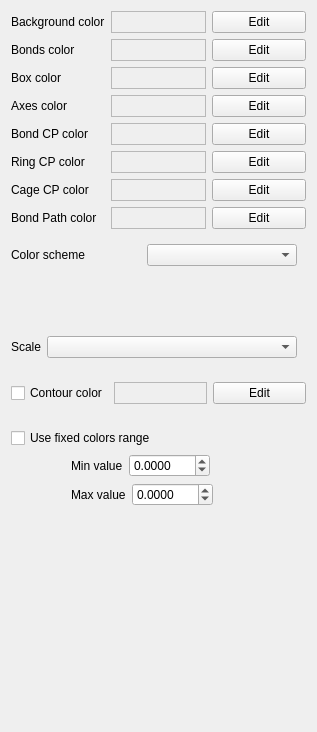
              <widget class="QWidget" name="tab_41">
               <attribute name="title">
                <string>Other Colors</string>
               </attribute>
               <layout class="QVBoxLayout" name="verticalLayout_17">
                <item>
                 <widget class="QFrame" name="frame_144">
                  <property name="minimumSize">
                   <size>
                    <width>0</width>
                    <height>0</height>
                   </size>
                  </property>
                  <property name="frameShape">
                   <enum>QFrame::NoFrame</enum>
                  </property>
                  <property name="frameShadow">
                   <enum>QFrame::Raised</enum>
                  </property>
                  <layout class="QHBoxLayout" name="horizontalLayout_101">
                   <property name="leftMargin">
                    <number>0</number>
                   </property>
                   <property name="topMargin">
                    <number>0</number>
                   </property>
                   <property name="rightMargin">
                    <number>0</number>
                   </property>
                   <property name="bottomMargin">
                    <number>0</number>
                   </property>
                   <item>
                    <widget class="QLabel" name="label_106">
                     <property name="text">
                      <string>Background color</string>
                     </property>
                    </widget>
                   </item>
                   <item>
                    <widget class="QFrame" name="ColorBackground">
                     <property name="frameShape">
                      <enum>QFrame::StyledPanel</enum>
                     </property>
                     <property name="frameShadow">
                      <enum>QFrame::Raised</enum>
                     </property>
                    </widget>
                   </item>
                   <item>
                    <widget class="QPushButton" name="ColorBackgroundDialogButton">
                     <property name="text">
                      <string>Edit</string>
                     </property>
                     <property name="checkable">
                      <bool>false</bool>
                     </property>
                     <property name="checked">
                      <bool>false</bool>
                     </property>
                    </widget>
                   </item>
                  </layout>
                 </widget>
                </item>
                <item>
                 <widget class="QFrame" name="frame_77">
                  <property name="minimumSize">
                   <size>
                    <width>0</width>
                    <height>0</height>
                   </size>
                  </property>
                  <property name="frameShape">
                   <enum>QFrame::NoFrame</enum>
                  </property>
                  <property name="frameShadow">
                   <enum>QFrame::Raised</enum>
                  </property>
                  <layout class="QHBoxLayout" name="horizontalLayout_80">
                   <property name="leftMargin">
                    <number>0</number>
                   </property>
                   <property name="topMargin">
                    <number>0</number>
                   </property>
                   <property name="rightMargin">
                    <number>0</number>
                   </property>
                   <property name="bottomMargin">
                    <number>0</number>
                   </property>
                   <item>
                    <widget class="QLabel" name="label_17">
                     <property name="text">
                      <string>Bonds color</string>
                     </property>
                    </widget>
                   </item>
                   <item>
                    <widget class="QFrame" name="ColorBond">
                     <property name="frameShape">
                      <enum>QFrame::StyledPanel</enum>
                     </property>
                     <property name="frameShadow">
                      <enum>QFrame::Raised</enum>
                     </property>
                    </widget>
                   </item>
                   <item>
                    <widget class="QPushButton" name="ColorBondDialogButton">
                     <property name="text">
                      <string>Edit</string>
                     </property>
                     <property name="checkable">
                      <bool>false</bool>
                     </property>
                     <property name="checked">
                      <bool>false</bool>
                     </property>
                    </widget>
                   </item>
                  </layout>
                 </widget>
                </item>
                <item>
                 <widget class="QFrame" name="frame_78">
                  <property name="minimumSize">
                   <size>
                    <width>0</width>
                    <height>0</height>
                   </size>
                  </property>
                  <property name="frameShape">
                   <enum>QFrame::NoFrame</enum>
                  </property>
                  <property name="frameShadow">
                   <enum>QFrame::Raised</enum>
                  </property>
                  <layout class="QHBoxLayout" name="horizontalLayout_81">
                   <property name="leftMargin">
                    <number>0</number>
                   </property>
                   <property name="topMargin">
                    <number>0</number>
                   </property>
                   <property name="rightMargin">
                    <number>0</number>
                   </property>
                   <property name="bottomMargin">
                    <number>0</number>
                   </property>
                   <item>
                    <widget class="QLabel" name="label_19">
                     <property name="text">
                      <string>Box color</string>
                     </property>
                    </widget>
                   </item>
                   <item>
                    <widget class="QFrame" name="ColorBox">
                     <property name="frameShape">
                      <enum>QFrame::StyledPanel</enum>
                     </property>
                     <property name="frameShadow">
                      <enum>QFrame::Raised</enum>
                     </property>
                    </widget>
                   </item>
                   <item>
                    <widget class="QPushButton" name="ColorBoxDialogButton">
                     <property name="text">
                      <string>Edit</string>
                     </property>
                     <property name="checkable">
                      <bool>false</bool>
                     </property>
                     <property name="checked">
                      <bool>false</bool>
                     </property>
                    </widget>
                   </item>
                  </layout>
                 </widget>
                </item>
                <item>
                 <widget class="QFrame" name="frame_79">
                  <property name="minimumSize">
                   <size>
                    <width>0</width>
                    <height>0</height>
                   </size>
                  </property>
                  <property name="frameShape">
                   <enum>QFrame::NoFrame</enum>
                  </property>
                  <property name="frameShadow">
                   <enum>QFrame::Raised</enum>
                  </property>
                  <layout class="QHBoxLayout" name="horizontalLayout_82">
                   <property name="leftMargin">
                    <number>0</number>
                   </property>
                   <property name="topMargin">
                    <number>0</number>
                   </property>
                   <property name="rightMargin">
                    <number>0</number>
                   </property>
                   <property name="bottomMargin">
                    <number>0</number>
                   </property>
                   <item>
                    <widget class="QLabel" name="label_18">
                     <property name="text">
                      <string>Axes color</string>
                     </property>
                    </widget>
                   </item>
                   <item>
                    <widget class="QFrame" name="ColorAxes">
                     <property name="frameShape">
                      <enum>QFrame::StyledPanel</enum>
                     </property>
                     <property name="frameShadow">
                      <enum>QFrame::Raised</enum>
                     </property>
                    </widget>
                   </item>
                   <item>
                    <widget class="QPushButton" name="ColorAxesDialogButton">
                     <property name="text">
                      <string>Edit</string>
                     </property>
                     <property name="checkable">
                      <bool>false</bool>
                     </property>
                     <property name="checked">
                      <bool>false</bool>
                     </property>
                    </widget>
                   </item>
                  </layout>
                 </widget>
                </item>
                <item>
                 <widget class="QFrame" name="frame_10">
                  <property name="minimumSize">
                   <size>
                    <width>0</width>
                    <height>0</height>
                   </size>
                  </property>
                  <property name="maximumSize">
                   <size>
                    <width>16777215</width>
                    <height>16777215</height>
                   </size>
                  </property>
                  <property name="frameShape">
                   <enum>QFrame::NoFrame</enum>
                  </property>
                  <property name="frameShadow">
                   <enum>QFrame::Raised</enum>
                  </property>
                  <layout class="QHBoxLayout" name="horizontalLayout_83">
                   <property name="leftMargin">
                    <number>0</number>
                   </property>
                   <property name="topMargin">
                    <number>0</number>
                   </property>
                   <property name="rightMargin">
                    <number>0</number>
                   </property>
                   <property name="bottomMargin">
                    <number>0</number>
                   </property>
                   <item>
                    <widget class="QLabel" name="label_27">
                     <property name="text">
                      <string>Bond CP color</string>
                     </property>
                    </widget>
                   </item>
                   <item>
                    <widget class="QFrame" name="color_bond_cp">
                     <property name="frameShape">
                      <enum>QFrame::StyledPanel</enum>
                     </property>
                     <property name="frameShadow">
                      <enum>QFrame::Raised</enum>
                     </property>
                    </widget>
                   </item>
                   <item>
                    <widget class="QPushButton" name="color_bond_cp_button">
                     <property name="text">
                      <string>Edit</string>
                     </property>
                     <property name="checkable">
                      <bool>false</bool>
                     </property>
                     <property name="checked">
                      <bool>false</bool>
                     </property>
                    </widget>
                   </item>
                  </layout>
                 </widget>
                </item>
                <item>
                 <widget class="QFrame" name="frame_11">
                  <property name="minimumSize">
                   <size>
                    <width>0</width>
                    <height>0</height>
                   </size>
                  </property>
                  <property name="maximumSize">
                   <size>
                    <width>16777215</width>
                    <height>16777215</height>
                   </size>
                  </property>
                  <property name="frameShape">
                   <enum>QFrame::NoFrame</enum>
                  </property>
                  <property name="frameShadow">
                   <enum>QFrame::Raised</enum>
                  </property>
                  <layout class="QHBoxLayout" name="horizontalLayout_87">
                   <property name="leftMargin">
                    <number>0</number>
                   </property>
                   <property name="topMargin">
                    <number>0</number>
                   </property>
                   <property name="rightMargin">
                    <number>0</number>
                   </property>
                   <property name="bottomMargin">
                    <number>0</number>
                   </property>
                   <item>
                    <widget class="QLabel" name="label_33">
                     <property name="text">
                      <string>Ring CP color</string>
                     </property>
                    </widget>
                   </item>
                   <item>
                    <widget class="QFrame" name="color_ring_cp">
                     <property name="frameShape">
                      <enum>QFrame::StyledPanel</enum>
                     </property>
                     <property name="frameShadow">
                      <enum>QFrame::Raised</enum>
                     </property>
                    </widget>
                   </item>
                   <item>
                    <widget class="QPushButton" name="color_ring_cp_button">
                     <property name="text">
                      <string>Edit</string>
                     </property>
                     <property name="checkable">
                      <bool>false</bool>
                     </property>
                     <property name="checked">
                      <bool>false</bool>
                     </property>
                    </widget>
                   </item>
                  </layout>
                 </widget>
                </item>
                <item>
                 <widget class="QFrame" name="frame_12">
                  <property name="minimumSize">
                   <size>
                    <width>0</width>
                    <height>0</height>
                   </size>
                  </property>
                  <property name="maximumSize">
                   <size>
                    <width>16777215</width>
                    <height>16777215</height>
                   </size>
                  </property>
                  <property name="frameShape">
                   <enum>QFrame::NoFrame</enum>
                  </property>
                  <property name="frameShadow">
                   <enum>QFrame::Raised</enum>
                  </property>
                  <layout class="QHBoxLayout" name="horizontalLayout_91">
                   <property name="leftMargin">
                    <number>0</number>
                   </property>
                   <property name="topMargin">
                    <number>0</number>
                   </property>
                   <property name="rightMargin">
                    <number>0</number>
                   </property>
                   <property name="bottomMargin">
                    <number>0</number>
                   </property>
                   <item>
                    <widget class="QLabel" name="label_35">
                     <property name="text">
                      <string>Cage CP color</string>
                     </property>
                    </widget>
                   </item>
                   <item>
                    <widget class="QFrame" name="color_cage_cp">
                     <property name="frameShape">
                      <enum>QFrame::StyledPanel</enum>
                     </property>
                     <property name="frameShadow">
                      <enum>QFrame::Raised</enum>
                     </property>
                    </widget>
                   </item>
                   <item>
                    <widget class="QPushButton" name="color_cage_cp_button">
                     <property name="text">
                      <string>Edit</string>
                     </property>
                     <property name="checkable">
                      <bool>false</bool>
                     </property>
                     <property name="checked">
                      <bool>false</bool>
                     </property>
                    </widget>
                   </item>
                  </layout>
                 </widget>
                </item>
                <item>
                 <widget class="QFrame" name="frame_13">
                  <property name="minimumSize">
                   <size>
                    <width>0</width>
                    <height>0</height>
                   </size>
                  </property>
                  <property name="maximumSize">
                   <size>
                    <width>16777215</width>
                    <height>16777215</height>
                   </size>
                  </property>
                  <property name="frameShape">
                   <enum>QFrame::NoFrame</enum>
                  </property>
                  <property name="frameShadow">
                   <enum>QFrame::Raised</enum>
                  </property>
                  <layout class="QHBoxLayout" name="horizontalLayout_92">
                   <property name="leftMargin">
                    <number>0</number>
                   </property>
                   <property name="topMargin">
                    <number>0</number>
                   </property>
                   <property name="rightMargin">
                    <number>0</number>
                   </property>
                   <property name="bottomMargin">
                    <number>0</number>
                   </property>
                   <item>
                    <widget class="QLabel" name="label_36">
                     <property name="text">
                      <string>Bond Path color</string>
                     </property>
                    </widget>
                   </item>
                   <item>
                    <widget class="QFrame" name="color_bond_path">
                     <property name="frameShape">
                      <enum>QFrame::StyledPanel</enum>
                     </property>
                     <property name="frameShadow">
                      <enum>QFrame::Raised</enum>
                     </property>
                    </widget>
                   </item>
                   <item>
                    <widget class="QPushButton" name="color_bond_path_button">
                     <property name="text">
                      <string>Edit</string>
                     </property>
                     <property name="checkable">
                      <bool>false</bool>
                     </property>
                     <property name="checked">
                      <bool>false</bool>
                     </property>
                    </widget>
                   </item>
                  </layout>
                 </widget>
                </item>
                <item>
                 <widget class="QFrame" name="frame_76">
                  <property name="maximumSize">
                   <size>
                    <width>16777215</width>
                    <height>16777215</height>
                   </size>
                  </property>
                  <property name="frameShape">
                   <enum>QFrame::NoFrame</enum>
                  </property>
                  <property name="frameShadow">
                   <enum>QFrame::Raised</enum>
                  </property>
                  <layout class="QHBoxLayout" name="horizontalLayout_77">
                   <property name="leftMargin">
                    <number>0</number>
                   </property>
                   <item>
                    <widget class="QLabel" name="label_29">
                     <property name="text">
                      <string>Color scheme</string>
                     </property>
                     <property name="alignment">
                      <set>Qt::AlignLeading|Qt::AlignLeft|Qt::AlignVCenter</set>
                     </property>
                    </widget>
                   </item>
                   <item>
                    <widget class="QComboBox" name="FormSettingsColorsScale">
                     <property name="minimumSize">
                      <size>
                       <width>150</width>
                       <height>0</height>
                      </size>
                     </property>
                     <property name="editable">
                      <bool>false</bool>
                     </property>
                     <property name="currentText">
                      <string/>
                     </property>
                    </widget>
                   </item>
                  </layout>
                 </widget>
                </item>
                <item>
                 <widget class="PyqtGraphWidgetImage" name="ColorRow" native="true">
                  <property name="sizePolicy">
                   <sizepolicy hsizetype="Expanding" vsizetype="Expanding">
                    <horstretch>0</horstretch>
                    <verstretch>0</verstretch>
                   </sizepolicy>
                  </property>
                  <property name="minimumSize">
                   <size>
                    <width>0</width>
                    <height>40</height>
                   </size>
                  </property>
                  <property name="maximumSize">
                   <size>
                    <width>16777215</width>
                    <height>40</height>
                   </size>
                  </property>
                 </widget>
                </item>
                <item>
                 <widget class="QFrame" name="frame_102">
                  <property name="frameShape">
                   <enum>QFrame::NoFrame</enum>
                  </property>
                  <property name="frameShadow">
                   <enum>QFrame::Raised</enum>
                  </property>
                  <layout class="QHBoxLayout" name="horizontalLayout_106">
                   <property name="leftMargin">
                    <number>0</number>
                   </property>
                   <item>
                    <widget class="QLabel" name="label_14">
                     <property name="text">
                      <string>Scale</string>
                     </property>
                     <property name="alignment">
                      <set>Qt::AlignLeading|Qt::AlignLeft|Qt::AlignVCenter</set>
                     </property>
                    </widget>
                   </item>
                   <item>
                    <widget class="QComboBox" name="FormSettingsColorsScaleType">
                     <property name="minimumSize">
                      <size>
                       <width>250</width>
                       <height>0</height>
                      </size>
                     </property>
                     <property name="editable">
                      <bool>false</bool>
                     </property>
                     <property name="currentText">
                      <string/>
                     </property>
                    </widget>
                   </item>
                  </layout>
                 </widget>
                </item>
                <item>
                 <widget class="QFrame" name="frame_72">
                  <property name="minimumSize">
                   <size>
                    <width>0</width>
                    <height>0</height>
                   </size>
                  </property>
                  <property name="maximumSize">
                   <size>
                    <width>16777215</width>
                    <height>16777215</height>
                   </size>
                  </property>
                  <property name="frameShape">
                   <enum>QFrame::NoFrame</enum>
                  </property>
                  <property name="frameShadow">
                   <enum>QFrame::Raised</enum>
                  </property>
                  <layout class="QHBoxLayout" name="horizontalLayout_78">
                   <property name="leftMargin">
                    <number>0</number>
                   </property>
                   <property name="rightMargin">
                    <number>0</number>
                   </property>
                   <item>
                    <widget class="QCheckBox" name="FormSettingsContourColorFixed">
                     <property name="text">
                      <string>Contour color</string>
                     </property>
                    </widget>
                   </item>
                   <item>
                    <widget class="QFrame" name="ColorContour">
                     <property name="frameShape">
                      <enum>QFrame::StyledPanel</enum>
                     </property>
                     <property name="frameShadow">
                      <enum>QFrame::Raised</enum>
                     </property>
                    </widget>
                   </item>
                   <item>
                    <widget class="QPushButton" name="ColorContourDialogButton">
                     <property name="text">
                      <string>Edit</string>
                     </property>
                     <property name="checkable">
                      <bool>false</bool>
                     </property>
                     <property name="checked">
                      <bool>false</bool>
                     </property>
                    </widget>
                   </item>
                  </layout>
                 </widget>
                </item>
                <item>
                 <widget class="QFrame" name="frame_5">
                  <property name="minimumSize">
                   <size>
                    <width>0</width>
                    <height>0</height>
                   </size>
                  </property>
                  <property name="frameShape">
                   <enum>QFrame::NoFrame</enum>
                  </property>
                  <property name="frameShadow">
                   <enum>QFrame::Raised</enum>
                  </property>
                  <layout class="QVBoxLayout" name="verticalLayout_57">
                   <property name="leftMargin">
                    <number>0</number>
                   </property>
                   <property name="rightMargin">
                    <number>0</number>
                   </property>
                   <property name="bottomMargin">
                    <number>0</number>
                   </property>
                   <item>
                    <widget class="QCheckBox" name="FormSettingsColorsFixed">
                     <property name="text">
                      <string>Use fixed colors range</string>
                     </property>
                    </widget>
                   </item>
                  </layout>
                 </widget>
                </item>
                <item>
                 <widget class="QFrame" name="frame_89">
                  <property name="frameShape">
                   <enum>QFrame::NoFrame</enum>
                  </property>
                  <property name="frameShadow">
                   <enum>QFrame::Raised</enum>
                  </property>
                  <layout class="QHBoxLayout" name="horizontalLayout_90">
                   <property name="leftMargin">
                    <number>60</number>
                   </property>
                   <property name="topMargin">
                    <number>0</number>
                   </property>
                   <property name="bottomMargin">
                    <number>0</number>
                   </property>
                   <item>
                    <widget class="QLabel" name="label_15">
                     <property name="text">
                      <string>Min value</string>
                     </property>
                    </widget>
                   </item>
                   <item>
                    <widget class="QDoubleSpinBox" name="FormSettingsColorsFixedMin">
                     <property name="decimals">
                      <number>4</number>
                     </property>
                     <property name="minimum">
                      <double>-100.000000000000000</double>
                     </property>
                     <property name="maximum">
                      <double>100.000000000000000</double>
                     </property>
                     <property name="singleStep">
                      <double>0.100000000000000</double>
                     </property>
                    </widget>
                   </item>
                   <item>
                    <spacer name="horizontalSpacer_50">
                     <property name="orientation">
                      <enum>Qt::Horizontal</enum>
                     </property>
                     <property name="sizeHint" stdset="0">
                      <size>
                       <width>40</width>
                       <height>20</height>
                      </size>
                     </property>
                    </spacer>
                   </item>
                  </layout>
                 </widget>
                </item>
                <item>
                 <widget class="QFrame" name="frame_90">
                  <property name="frameShape">
                   <enum>QFrame::NoFrame</enum>
                  </property>
                  <property name="frameShadow">
                   <enum>QFrame::Raised</enum>
                  </property>
                  <layout class="QHBoxLayout" name="horizontalLayout_89">
                   <property name="leftMargin">
                    <number>60</number>
                   </property>
                   <property name="topMargin">
                    <number>0</number>
                   </property>
                   <property name="bottomMargin">
                    <number>0</number>
                   </property>
                   <item>
                    <widget class="QLabel" name="label_16">
                     <property name="text">
                      <string>Max value</string>
                     </property>
                    </widget>
                   </item>
                   <item>
                    <widget class="QDoubleSpinBox" name="FormSettingsColorsFixedMax">
                     <property name="decimals">
                      <number>4</number>
                     </property>
                     <property name="minimum">
                      <double>-100.000000000000000</double>
                     </property>
                     <property name="maximum">
                      <double>100.000000000000000</double>
                     </property>
                     <property name="singleStep">
                      <double>0.100000000000000</double>
                     </property>
                    </widget>
                   </item>
                   <item>
                    <spacer name="horizontalSpacer_52">
                     <property name="orientation">
                      <enum>Qt::Horizontal</enum>
                     </property>
                     <property name="sizeHint" stdset="0">
                      <size>
                       <width>40</width>
                       <height>20</height>
                      </size>
                     </property>
                    </spacer>
                   </item>
                  </layout>
                 </widget>
                </item>
                <item>
                 <spacer name="verticalSpacer_19">
                  <property name="orientation">
                   <enum>Qt::Vertical</enum>
                  </property>
                  <property name="sizeHint" stdset="0">
                   <size>
                    <width>20</width>
                    <height>215</height>
                   </size>
                  </property>
                 </spacer>
                </item>
               </layout>
              </widget>
